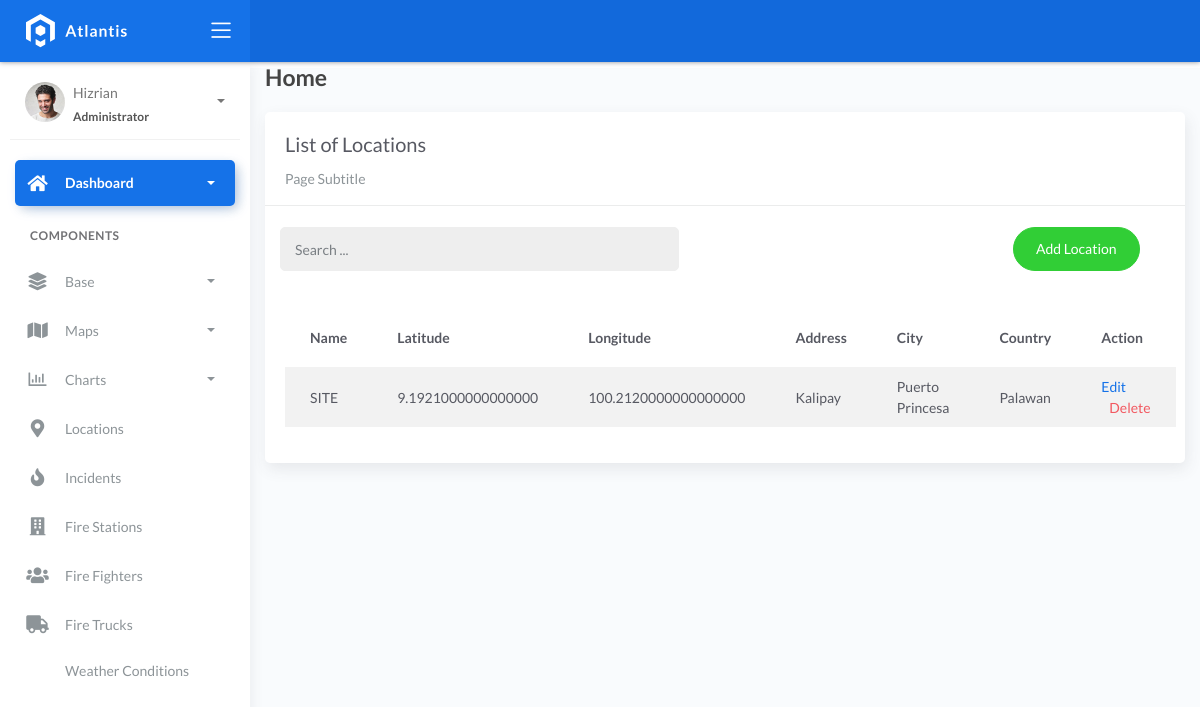
Page /locations/ on the earlier database version.
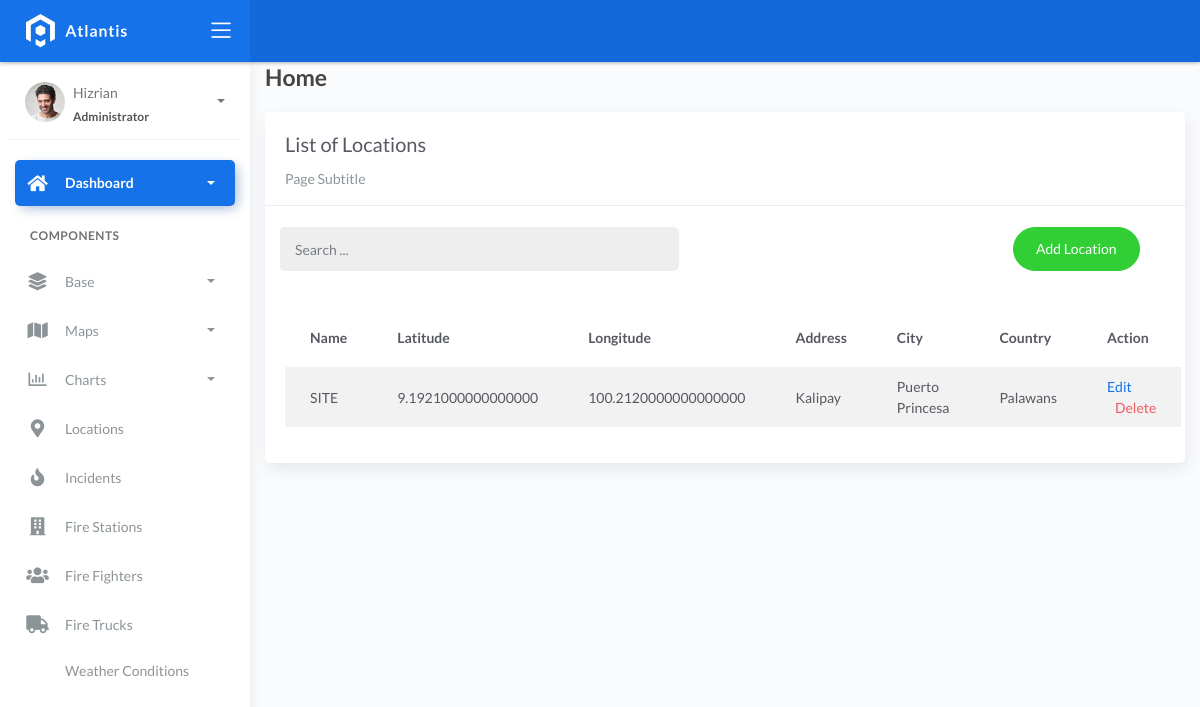
Same page on the later database version.
### fire/models.py (models this page shows, shortened)
class BaseModel(models.Model):
    created_at = models.DateTimeField(auto_now_add=True, db_index=True)
    updated_at = models.DateTimeField(auto_now=True)
    class Meta:
        abstract = True

class Locations(BaseModel):
    name = models.CharField(max_length=255)
    latitude = models.DecimalField(
        max_digits=22, decimal_places=16, null=True, blank=True)
    longitude = models.DecimalField(
        max_digits=22, decimal_places=16, null=True, blank=True)
    address = models.CharField(max_length=150)
    city = models.CharField(max_length=150)  # can be in separate table
    country = models.CharField(max_length=150)  # can be in separate table

### fire/views.py (the view)
# urls.py: path('locations/', LocationList.as_view(), name='location-list'),
class LocationList(ListView):
    model = Locations
    context_object_name = 'object_list'
    template_name = 'location_list.html'
    paginate_by = 5
    def get_queryset(self, *args, **kwargs):
        qs = super(LocationList, self).get_queryset(*args, **kwargs)
        if self.request.GET.get('q') != None:
            query = self.request.GET.get('q')
            qs = qs.filter(Q(name__icontains=query) | Q(address__icontains=query) | Q(city__icontains=query) | Q(country__icontains=query))
        return qs

### templates/location_list.html (shortened to what this page needs)
{% extends 'base.html' %} {% load static %} {% block content %}
<div class="content">
    <div class="container-fluid">
        <h4 class="page-title">Home</h4>
        <div class="row">
            <div class="col-md-12">
                <div class="card">
                    <div class="card-header">
                        <div class="card-title">List of Locations</div>
                        <div class="card-category">Page Subtitle</div>
                    </div>
                    <br />
                        <div class="col-md-12 row">
                            <div class="col-md-6">
                                <form class="navbar-left navbar-form nav-search mr-md-3" action="{% url 'location-list' %}">
                                    <div class="input-group">
                                        <input type="text" placeholder="Search ..." class="form-control" name="q" />
                                        <div class="input-group-append">
                                            <span class="input-group-text">
                                            </span>
                                        </div>
                                    </div>
                                </form>
                            </div>
                            <div class="col-md-6">
                                <div class="pull-right">
                                    <a href="{% url 'location-add' %}" class="btn btn-success btn-rounded">Add Location</a>
                                </div>
                            </div>
                        </div>
                    <div class="card-body">
                        <table class="table table-striped mt-3">
                            <thead>
                                <tr>
                                    <th scope="col">Name</th>
                                    <th scope="col">Latitude</th>
                                    <th scope="col">Longitude</th>
                                    <th scope="col">Address</th>
                                    <th scope="col">City</th>
                                    <th scope="col">Country</th>
                                    <th scope="col">Action</th>
                                </tr>
                            </thead>
                            <tbody>
                                {% for object in object_list %}
                                <tr>
                                    <td>{{ object.name }}</td>
                                    <td>{{ object.latitude }}</td>
                                    <td>{{ object.longitude }}</td>
                                    <td>{{ object.address }}</td>
                                    <td>{{ object.city }}</td>
                                    <td>{{ object.country }}</td>
                                    <td>
                                        <a href="{% url 'location-update' object.id %}">Edit</a>
                                        <a href="{% url 'location-delete' object.id %}" class="text-danger ml-2">Delete</a>
                                    </td>
                                </tr>
                                {% empty %}
                                <tr>
                                    <td colspan="7" style="text-align: center">
                                        <p class="text-sm font-weight-bold mb-0">No Records Found</p>
                                    </td>
                                </tr>
                                {% endfor %}
                            </tbody>
                        </table>
                    </div>
                </div>
            </div>
        </div>
    </div>
</div>
{% endblock %}

Differences in the rows shown:
changed Locations "SITE": country "Palawan" → "Palawans"
